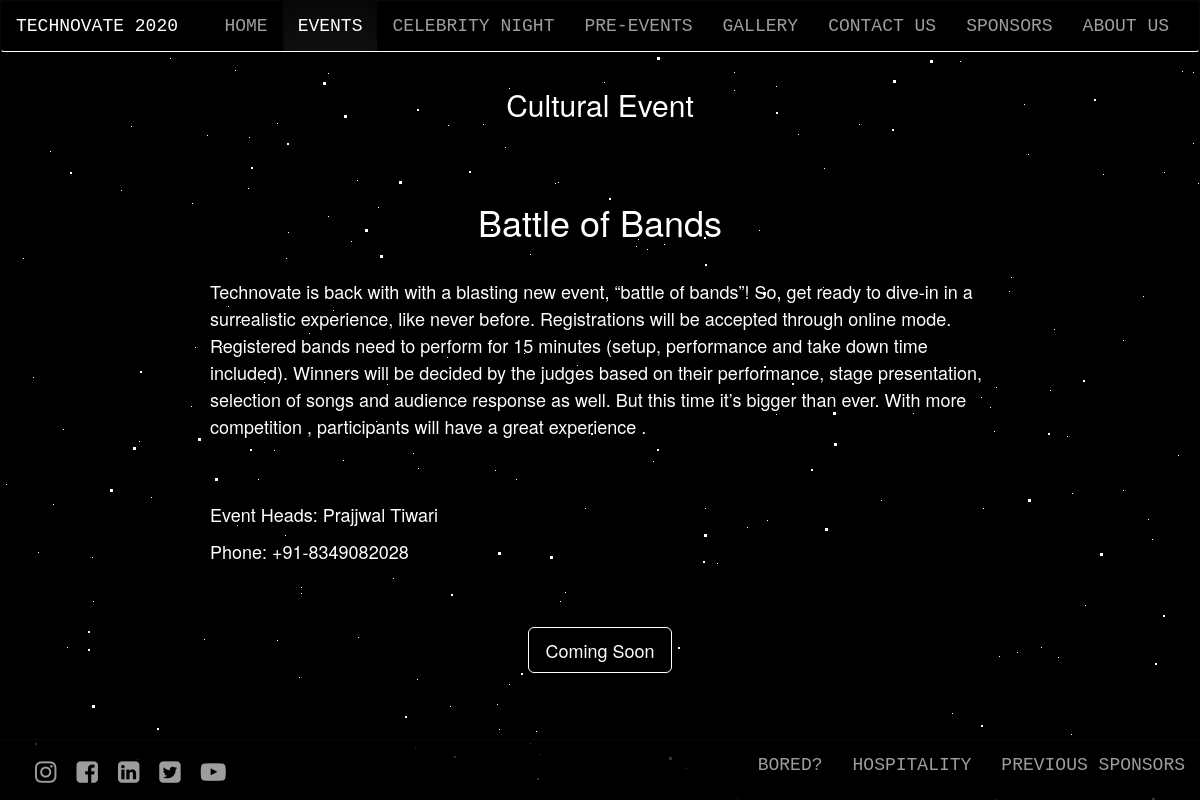
The app's page /events/culturalevents/2/ with its own data.
### Events/models.py (models this page shows, shortened)
class Cultural(models.Model):
    event_name = models.CharField(max_length=255)
    event_brief_desc = models.TextField(blank=True, null=True)
    event_quote = models.TextField(blank=True, null=True)
    event_quote_author = models.CharField(max_length=255, null=True, blank=True)
    event_1_Prize = models.CharField(max_length=255,blank=True, null=True)
    event_2_Prize = models.CharField(max_length=255,blank=True, null=True)
    event_3_Prize = models.CharField(max_length=255,blank=True, null=True)
    event_reg_active = models.BooleanField(default=True)
    event_fees = models.CharField(max_length=50, blank=True, null=True)
    event_description = models.TextField(blank = True, null = True)
    event_head = models.CharField(max_length=255)
    contact_number = models.CharField(max_length=10)
    description_file = models.FileField(upload_to='cultural_docs', max_length=100)
    event_logo  = models.ImageField(upload_to='cultural_logo', height_field=None, width_field=None, max_length=None)

### event_description/views.py (the view)
# urls.py: path('culturalevents/<int:id>/', v4.cultural_desc, name='cultural_desc'),
def cultural_desc(request,id):
    event = models.Cultural.objects.get(pk=id)
    context = {
        'title':'Cultural Event',
        'event':event
    }
    return render(request,'event_description/index.html',context=context)

### event_description/templates/event_description/index.html (shortened to what this page needs)
{% load static %}
<!DOCTYPE html>
<html lang="en">
<head>
  <link rel="stylesheet" href="https://cdnjs.cloudflare.com/ajax/libs/normalize/5.0.0/normalize.min.css">
  <link rel="stylesheet" href="https://stackpath.bootstrapcdn.com/font-awesome/4.7.0/css/font-awesome.min.css">
<link rel="stylesheet" href="{% static 'event_description/background.css' %}">
<link rel="stylesheet" href="https://maxcdn.bootstrapcdn.com/bootstrap/3.3.7/css/bootstrap.min.css">
<link rel="stylesheet" href="https://maxcdn.bootstrapcdn.com/bootstrap/3.3.7/css/bootstrap-theme.min.css">
<link rel="stylesheet" href="{% static 'event_description/style.css' %}">
</head>
<body>
<nav style="margin:0; background:transparent; color:white; font-size: 1em;
          font-weight: 400;
          letter-spacing: 0em;
          text-transform: uppercase;
          border-bottom: 1px solid white; font-family: Cutive Mono, monospace;"
        class="navbar navbar-inverse navbar-trans ">
  <div class="container-fluid">
    <div class="navbar-header">
      <a class="navbar-brand" style="color:white;" href="{% url 'Home:index' %}">Technovate 2020</a>
    </div>
    <div class="collapse navbar-collapse" style="color:white;" id="bs-example-navbar-collapse-1">
      <ul class="nav navbar-nav navbar-right">
        <li><a href="{% url 'Home:index' %}">Home</a></li>
        <li class="active"><a href="{% url 'Events:index' %}">Events</a></li>
        <li><a href="{% url 'celeb_night:index' %}">Celebrity Night</a></li>
        <li><a href="{% url 'PreEvents:index' %}">Pre-Events</a></li>
        <li><a href="{% url 'gallery:index' %}">Gallery</a></li>
        <li><a href="{% url 'ContactUs:index' %}">Contact Us</a></li>
        <li><a href="{% url 'sponsors:index' %}">Sponsors</a></li>
        <li><a href="{% url 'AboutUs:index' %}">About Us</a></li>
      </ul>
    </div>
  </div>
</nav>
<div style="padding: 0;margin: 0; z-index: -100000; position: relative; top:0; overflow: hidden" id='stars2'></div>
<div style="padding: 0;margin: 0; z-index: -100000; position: relative; top:0; overflow: hidden" id='stars3'></div>
<div class="container" style="">
  <div class="row" style="color:white; padding:10px;">
    <center> <h2>{{title}} </h2> </center>
    <br><br>
    <center> <h1>{{ event.event_name }}</h1> </center>
    <br>
    <p>
      {{event.event_description}}
    </p>
    <br><br>
    <p>Event Heads: {{event.event_head}}</p>
    <p>Phone: +91-{{event.contact_number}}</p>
    <br><br>
    <center>
    {% if event.event_reg_active  %}
      <button class="btn btn-lg" style="background:black; color:white; border:1px solid white; ">
        Register
      </button>
    {% else %}
        <button class="btn btn-lg" style="background:black; color:white; border:1px solid white; ">
          Coming Soon
        </button>
    {% endif %}
    </center>
  </div>
</div>
<br><br><br><br>
<nav style="margin:0; background:rgba(0,0,0,0.8); color:white; font-size: 1em;
  font-weight: 400;
  letter-spacing: 0em;
  text-transform: uppercase;
  font-family: Cutive Mono, monospace;" class="navbar navbar-fixed-bottom navbar-inverse ">
  <div class="container-fluid">
    <div class="navbar-header">
      <ul class="navbar-nav navs">
        <li><a href="https://www.instagram.com/technovate_iiitnr"><i class="fa fa-instagram" aria-hidden="true"></i></a></li>
        <li><a href="https://www.facebook.com/technovate.iiitnr"><i class="fa fa-facebook-square" aria-hidden="true"></i></a></li>
        <li><a href="https://www.linkedin.com/company/technovate_iiitnr"><i class="fa fa-linkedin-square" aria-hidden="true"></i></a></li>
        <li><a href="https://www.twitter.com/technovateiiit"><i class="fa fa-twitter-square" aria-hidden="true"></i></a></li>
        <li><a href="https://www.youtube.com/TechnovateIIITNayaRaipur"><i class="fa fa-youtube-play" aria-hidden="true"></i></a></li>
      </ul>
    </div>
    <div class="collapse navbar-collapse" style="color:white;" id="bs-example-navbar-collapse-2">
      <ul class="nav navbar-nav navbar-right">
        <li><a href="{% url 'game:index' %}">Bored?</a></li>
        <li><a href="{% url 'hospitality:index' %}">Hospitality</a></li>
        <li><a href="{% url 'sponsors:previous' %}">Previous Sponsors</a></li>
      </ul>
    </div>
  </div>
</nav>
</body>
</html>

### event_description/static/event_description/style.css (style rules this page uses)
body { background: #000; font-size: 18px; }
p { line-height: 1.5; }
.container { max-width: 800px; margin: 0 auto; }
.navs { padding:0; margin:10px 10px 0px 10px; }
.navs>li { padding:10px; text-decoration: none; color:white; display: inline; list-style: none; }
.navs>li>a { font-size: 25px; }
.nav>li { font-size:18px; }

### records on screen
Cultural: event_name "Battle of Bands", event_description "Technovate is back with with a blasting new event, “battle of bands”! So, get ready to dive-in in a surrealistic experience, like never before. Registrations will be accepted through online mode. Registered bands need to perform for 15 minutes (setup, performance and take down time included). Winners will be decided by the judges based on their performance, stage presentation, selection of songs and audience response as well. But this time it’s bigger than ever. With more competition , participants will have a great experience .", event_head "Prajjwal Tiwari", contact_number "8349082028"

### other values on screen
{{ title }} "Cultural Event"
